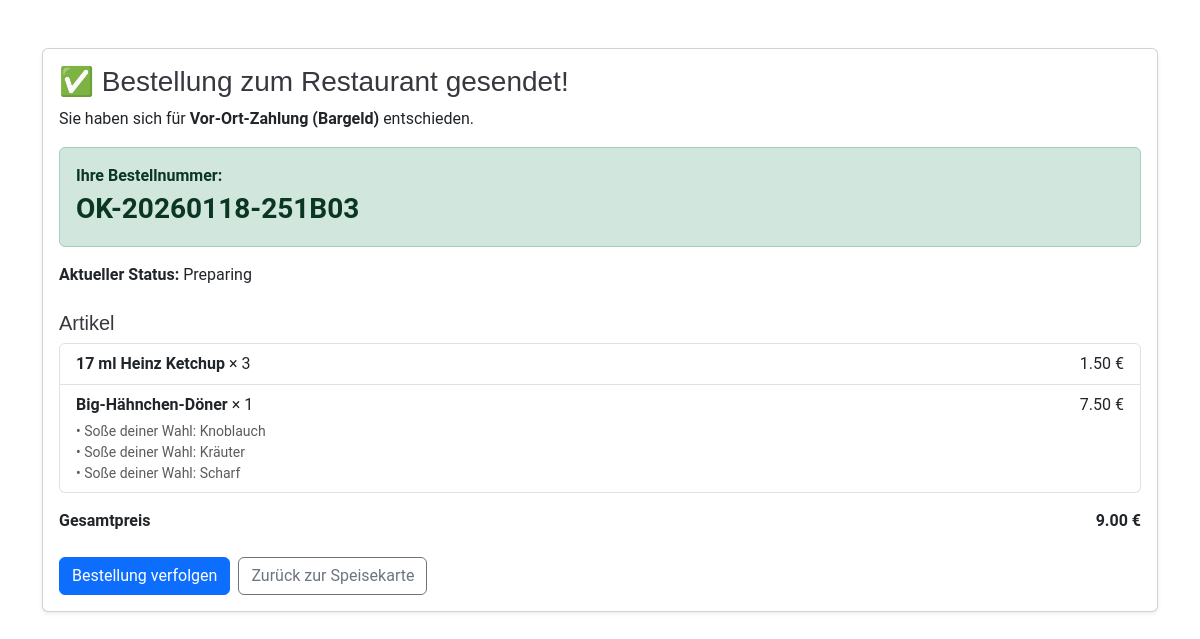
Screenshot of /order/success/OK-20260118-251B03/ with the database file from the repository.
### FoodOrdering/models.py (models this page shows, shortened)
class Order(models.Model):
    STATUS_CHOICES = (
        ("CART", "Cart"),
        ("PLACED", "Placed"),
        ("PREPARING", "Preparing"),
        ("DELIVERING", "Delivering"),
        ("COMPLETED", "Completed"),
        ("CANCELLED", "Cancelled"),
    )
    user = models.ForeignKey(settings.AUTH_USER_MODEL, on_delete=models.SET_NULL, null=True, blank=True)
    full_name = models.CharField(max_length=120)
    phone = models.CharField(max_length=50)
    email = models.EmailField(blank=True)
    address_line = models.CharField(max_length=255, blank=True)  # for delivery
    city = models.CharField(max_length=120, blank=True)
    postal_code = models.CharField(max_length=20, blank=True)
    notes = models.TextField(blank=True)
    status = models.CharField(max_length=12, choices=STATUS_CHOICES, default="CART")
    created_at = models.DateTimeField(auto_now_add=True)
    placed_at = models.DateTimeField(null=True, blank=True)
    payment_method = models.CharField(max_length=20, blank=True)  # "CASH" or "STRIPE"
    is_paid = models.BooleanField(default=False)
    stripe_session_id = models.CharField(max_length=255, blank=True)
    stripe_payment_intent_id = models.CharField(max_length=255, blank=True)
    order_number = models.CharField(max_length=20, unique=True, null=True, blank=True, db_index=True)
    def total_price(self):
        return sum(item.total_price() for item in self.items.all())

class OrderItem(models.Model):
    order = models.ForeignKey(Order, on_delete=models.CASCADE, related_name="items")
    product = models.ForeignKey(Product, on_delete=models.PROTECT)
    quantity = models.PositiveIntegerField(default=1)
    price_at_time = models.DecimalField(max_digits=8, decimal_places=2)
    def options_total(self):
        return sum(o.price_delta_at_time for o in self.chosen_options.all())
    def unit_total(self):
        return self.price_at_time + self.options_total()
    def total_price(self):
        return self.unit_total() * self.quantity

class Product(models.Model):
    category = models.ForeignKey(Category, on_delete=models.PROTECT, related_name="products")
    name = models.CharField(max_length=160)
    slug = models.SlugField(max_length=180, unique=True)
    description = models.TextField(blank=True)
    price = models.DecimalField(max_digits=8, decimal_places=2)
    image = models.ImageField(upload_to="products/", blank=True, null=True)
    is_available = models.BooleanField(default=True)
    class Meta:
        ordering = ["name"]

class OrderItemOption(models.Model):
    order_item = models.ForeignKey(OrderItem, on_delete=models.CASCADE, related_name="chosen_options")
    option = models.ForeignKey(Option, on_delete=models.PROTECT)
    price_delta_at_time = models.DecimalField(max_digits=8, decimal_places=2)
    class Meta:
        unique_together = ("order_item", "option")

class Option(models.Model):
    group = models.ForeignKey(OptionGroup, on_delete=models.CASCADE, related_name="options")
    name = models.CharField(max_length=120)
    price_delta = models.DecimalField(max_digits=8, decimal_places=2, default=Decimal("0.00"))
    sort_order = models.PositiveIntegerField(default=0)
    is_active = models.BooleanField(default=True)
    class Meta:
        ordering = ["sort_order", "name"]

class OptionGroup(models.Model):
    name = models.CharField(max_length=120)
    slug = models.SlugField(max_length=140, unique=True)
    is_required = models.BooleanField(default=False)
    min_select = models.PositiveIntegerField(default=0)
    max_select = models.PositiveIntegerField(default=1)  # 1 = radio, >1 = checkboxes
    sort_order = models.PositiveIntegerField(default=0)
    is_active = models.BooleanField(default=True)
    class Meta:
        ordering = ["sort_order", "name"]

### FoodOrdering/views.py (the view)
# urls.py: path("order/success/<str:order_number>/", views.order_success, name="order_success"),
def order_success(request, order_number):
    order = get_object_or_404(Order, order_number=order_number)
    return render(request, "order_success.html", {"order": order})

### templates/order_success.html (shortened to what this page needs)
{% load static %}
<!DOCTYPE html>
<html lang="de">
<head>
  <link href="{% static 'assets/vendor/bootstrap/css/bootstrap.min.css' %}" rel="stylesheet">
  <link href="{% static 'assets/css/main.css' %}" rel="stylesheet">
</head>
<body>
<div class="container my-5">
  <div class="card shadow-sm">
    <div class="card-body">
      <h3 class="mb-2">✅ Bestellung zum Restaurant gesendet!</h3>
      <p class="mb-3">Sie haben sich für <strong>Vor-Ort-Zahlung (Bargeld)</strong> entschieden.</p>
      <div class="alert alert-success">
        <div><strong>Ihre Bestellnummer:</strong></div>
        <div class="fs-3 fw-bold">{{ order.order_number }}</div>
      </div>
      <div class="mb-3">
        <strong>Aktueller Status:</strong> {{ order.get_status_display }}
      </div>
      <h5 class="mt-4">Artikel</h5>
      <ul class="list-group">
        {% for item in order.items.all %}
          <li class="list-group-item d-flex justify-content-between">
            <div>
              <strong>{{ item.product.name }}</strong> × {{ item.quantity }}
              {% if item.chosen_options.all %}
                <div class="small text-muted mt-1">
                  {% for ch in item.chosen_options.all %}
                    • {{ ch.option.group.name }}: {{ ch.option.name }}<br>
                  {% endfor %}
                </div>
              {% endif %}
            </div>
            <div>{{ item.total_price }} €</div>
          </li>
        {% endfor %}
      </ul>
      <div class="d-flex justify-content-between mt-3">
        <strong>Gesamtpreis</strong>
        <strong>{{ order.total_price }} €</strong>
      </div>
      <div class="mt-4 d-flex gap-2">
        <a class="btn btn-primary" href="{% url 'track_order' %}">Bestellung verfolgen</a>
        <a class="btn btn-outline-secondary" href="{% url 'home' %}">Zurück zur Speisekarte</a>
      </div>
    </div>
  </div>
</div>
</body>
</html>

### static/assets/css/main.css (style rules this page uses)
:root { --default-font: "Roboto", system-ui, -apple-system, "Segoe UI", Roboto, "Helvetica Neue", Arial, "Noto Sans", "Liberation Sans", sans-serif, "Apple Color Emoji", "Segoe UI Emoji", "Segoe UI Symbol", "Noto Color Emoji"; --heading-font: "Amatic SC", sans-serif; --nav-font: "Inter", sans-serif; }
:root { --background-color: #ffffff; --default-color: #212529; --heading-color: #37373f; --accent-color: #ce1212; --surface-color: #ffffff; --contrast-color: #ffffff; }
:root { --nav-color: #7f7f90; --nav-hover-color: #ce1212; --nav-mobile-background-color: #ffffff; --nav-dropdown-background-color: #ffffff; --nav-dropdown-color: #7f7f90; --nav-dropdown-hover-color: #ce1212; }
:root { scroll-behavior: smooth; }
body { color: var(--default-color); background-color: var(--background-color); font-family: var(--default-font); }
a { color: var(--accent-color); text-decoration: none; transition: 0.3s; }
h1, h2, h3, h4, h5, h6 { color: var(--heading-color); font-family: var(--heading-font); }

### rows the page displays
Order: order_number "OK-20260118-251B03", status "Preparing", total_price "9.00"
OrderItem: product.name "17 ml Heinz Ketchup", quantity "3", total_price "1.50"
OrderItem: product.name "Big-Hähnchen-Döner", quantity "1", total_price "7.50"
OrderItemOption: option.group.name "Soße deiner Wahl", option.name "Knoblauch"
OrderItemOption: option.group.name "Soße deiner Wahl", option.name "Kräuter"
OrderItemOption: option.group.name "Soße deiner Wahl", option.name "Scharf"
